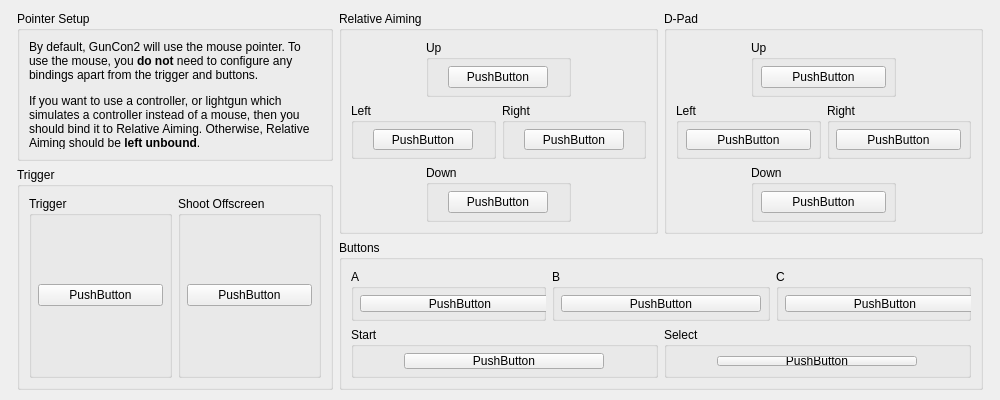
<?xml version="1.0" encoding="UTF-8"?>
<ui version="4.0">
 <class>USBBindingWidget_GunCon2</class>
 <widget class="QWidget" name="USBBindingWidget_GunCon2">
  <property name="geometry">
   <rect>
    <x>0</x>
    <y>0</y>
    <width>1000</width>
    <height>400</height>
   </rect>
  </property>
  <property name="sizePolicy">
   <sizepolicy hsizetype="MinimumExpanding" vsizetype="Preferred">
    <horstretch>0</horstretch>
    <verstretch>0</verstretch>
   </sizepolicy>
  </property>
  <property name="minimumSize">
   <size>
    <width>1000</width>
    <height>400</height>
   </size>
  </property>
  <layout class="QGridLayout" name="gridLayout_16">
   <item row="2" column="2" colspan="2">
    <widget class="QGroupBox" name="groupBox_16">
     <property name="title">
      <string>Buttons</string>
     </property>
     <layout class="QGridLayout" name="gridLayout_10">
      <item row="0" column="0">
       <widget class="QGroupBox" name="groupBox_19">
        <property name="title">
         <string>A</string>
        </property>
        <layout class="QGridLayout" name="gridLayout_19">
         <property name="leftMargin">
          <number>6</number>
         </property>
         <property name="topMargin">
          <number>6</number>
         </property>
         <property name="rightMargin">
          <number>6</number>
         </property>
         <property name="bottomMargin">
          <number>6</number>
         </property>
         <item row="0" column="0">
          <widget class="InputBindingWidget" name="A">
           <property name="minimumSize">
            <size>
             <width>200</width>
             <height>0</height>
            </size>
           </property>
           <property name="maximumSize">
            <size>
             <width>200</width>
             <height>16777215</height>
            </size>
           </property>
           <property name="text">
            <string notr="true">PushButton</string>
           </property>
          </widget>
         </item>
        </layout>
       </widget>
      </item>
      <item row="0" column="3">
       <widget class="QGroupBox" name="groupBox_20">
        <property name="title">
         <string>C</string>
        </property>
        <layout class="QGridLayout" name="gridLayout_20">
         <property name="leftMargin">
          <number>6</number>
         </property>
         <property name="topMargin">
          <number>6</number>
         </property>
         <property name="rightMargin">
          <number>6</number>
         </property>
         <property name="bottomMargin">
          <number>6</number>
         </property>
         <item row="0" column="0">
          <widget class="InputBindingWidget" name="C">
           <property name="minimumSize">
            <size>
             <width>200</width>
             <height>0</height>
            </size>
           </property>
           <property name="maximumSize">
            <size>
             <width>200</width>
             <height>16777215</height>
            </size>
           </property>
           <property name="text">
            <string notr="true">PushButton</string>
           </property>
          </widget>
         </item>
        </layout>
       </widget>
      </item>
      <item row="1" column="0" colspan="2">
       <widget class="QGroupBox" name="groupBox_23">
        <property name="title">
         <string>Start</string>
        </property>
        <layout class="QGridLayout" name="gridLayout_23">
         <property name="leftMargin">
          <number>6</number>
         </property>
         <property name="topMargin">
          <number>6</number>
         </property>
         <property name="rightMargin">
          <number>6</number>
         </property>
         <property name="bottomMargin">
          <number>6</number>
         </property>
         <item row="0" column="0">
          <widget class="InputBindingWidget" name="Start">
           <property name="sizePolicy">
            <sizepolicy hsizetype="Expanding" vsizetype="Fixed">
             <horstretch>0</horstretch>
             <verstretch>0</verstretch>
            </sizepolicy>
           </property>
           <property name="minimumSize">
            <size>
             <width>200</width>
             <height>0</height>
            </size>
           </property>
           <property name="maximumSize">
            <size>
             <width>200</width>
             <height>16777215</height>
            </size>
           </property>
           <property name="text">
            <string notr="true">PushButton</string>
           </property>
          </widget>
         </item>
        </layout>
       </widget>
      </item>
      <item row="1" column="2" colspan="2">
       <widget class="QGroupBox" name="groupBox_35">
        <property name="title">
         <string>Select</string>
        </property>
        <layout class="QGridLayout" name="gridLayout_35">
         <item row="0" column="0">
          <widget class="InputBindingWidget" name="Select">
           <property name="sizePolicy">
            <sizepolicy hsizetype="Expanding" vsizetype="Fixed">
             <horstretch>0</horstretch>
             <verstretch>0</verstretch>
            </sizepolicy>
           </property>
           <property name="minimumSize">
            <size>
             <width>200</width>
             <height>0</height>
            </size>
           </property>
           <property name="maximumSize">
            <size>
             <width>200</width>
             <height>16777215</height>
            </size>
           </property>
           <property name="text">
            <string notr="true">PushButton</string>
           </property>
          </widget>
         </item>
        </layout>
       </widget>
      </item>
      <item row="0" column="1" colspan="2">
       <widget class="QGroupBox" name="groupBox_18">
        <property name="title">
         <string>B</string>
        </property>
        <layout class="QGridLayout" name="gridLayout_18">
         <property name="leftMargin">
          <number>6</number>
         </property>
         <property name="topMargin">
          <number>6</number>
         </property>
         <property name="rightMargin">
          <number>6</number>
         </property>
         <property name="bottomMargin">
          <number>6</number>
         </property>
         <item row="0" column="0">
          <widget class="InputBindingWidget" name="B">
           <property name="minimumSize">
            <size>
             <width>200</width>
             <height>0</height>
            </size>
           </property>
           <property name="maximumSize">
            <size>
             <width>200</width>
             <height>16777215</height>
            </size>
           </property>
           <property name="text">
            <string notr="true">PushButton</string>
           </property>
          </widget>
         </item>
        </layout>
       </widget>
      </item>
     </layout>
    </widget>
   </item>
   <item row="0" column="3" rowspan="2">
    <widget class="QGroupBox" name="groupBox">
     <property name="title">
      <string>D-Pad</string>
     </property>
     <layout class="QGridLayout" name="gridLayout_5">
      <item row="3" column="1" colspan="2">
       <widget class="QGroupBox" name="groupBox_5">
        <property name="title">
         <string>Down</string>
        </property>
        <layout class="QGridLayout" name="gridLayout_4">
         <property name="leftMargin">
          <number>6</number>
         </property>
         <property name="topMargin">
          <number>6</number>
         </property>
         <property name="rightMargin">
          <number>6</number>
         </property>
         <property name="bottomMargin">
          <number>6</number>
         </property>
         <item row="0" column="0">
          <widget class="InputBindingWidget" name="Down">
           <property name="minimumSize">
            <size>
             <width>125</width>
             <height>0</height>
            </size>
           </property>
           <property name="maximumSize">
            <size>
             <width>125</width>
             <height>16777215</height>
            </size>
           </property>
           <property name="text">
            <string notr="true">PushButton</string>
           </property>
          </widget>
         </item>
        </layout>
       </widget>
      </item>
      <item row="2" column="0" colspan="2">
       <widget class="QGroupBox" name="groupBox_3">
        <property name="title">
         <string>Left</string>
        </property>
        <layout class="QGridLayout" name="gridLayout_2">
         <property name="leftMargin">
          <number>6</number>
         </property>
         <property name="topMargin">
          <number>6</number>
         </property>
         <property name="rightMargin">
          <number>6</number>
         </property>
         <property name="bottomMargin">
          <number>6</number>
         </property>
         <item row="0" column="0">
          <widget class="InputBindingWidget" name="Left">
           <property name="minimumSize">
            <size>
             <width>125</width>
             <height>0</height>
            </size>
           </property>
           <property name="maximumSize">
            <size>
             <width>125</width>
             <height>16777215</height>
            </size>
           </property>
           <property name="text">
            <string notr="true">PushButton</string>
           </property>
          </widget>
         </item>
        </layout>
       </widget>
      </item>
      <item row="0" column="1" colspan="2">
       <widget class="QGroupBox" name="groupBox_2">
        <property name="title">
         <string>Up</string>
        </property>
        <layout class="QGridLayout" name="gridLayout">
         <property name="leftMargin">
          <number>6</number>
         </property>
         <property name="topMargin">
          <number>6</number>
         </property>
         <property name="rightMargin">
          <number>6</number>
         </property>
         <property name="bottomMargin">
          <number>6</number>
         </property>
         <item row="0" column="0">
          <widget class="InputBindingWidget" name="Up">
           <property name="minimumSize">
            <size>
             <width>125</width>
             <height>0</height>
            </size>
           </property>
           <property name="maximumSize">
            <size>
             <width>125</width>
             <height>16777215</height>
            </size>
           </property>
           <property name="text">
            <string notr="true">PushButton</string>
           </property>
          </widget>
         </item>
        </layout>
       </widget>
      </item>
      <item row="2" column="2" colspan="2">
       <widget class="QGroupBox" name="groupBox_4">
        <property name="title">
         <string>Right</string>
        </property>
        <layout class="QGridLayout" name="gridLayout_3">
         <property name="leftMargin">
          <number>6</number>
         </property>
         <property name="topMargin">
          <number>6</number>
         </property>
         <property name="rightMargin">
          <number>6</number>
         </property>
         <property name="bottomMargin">
          <number>6</number>
         </property>
         <item row="0" column="0">
          <widget class="InputBindingWidget" name="Right">
           <property name="minimumSize">
            <size>
             <width>125</width>
             <height>0</height>
            </size>
           </property>
           <property name="maximumSize">
            <size>
             <width>125</width>
             <height>16777215</height>
            </size>
           </property>
           <property name="text">
            <string notr="true">PushButton</string>
           </property>
          </widget>
         </item>
        </layout>
       </widget>
      </item>
     </layout>
    </widget>
   </item>
   <item row="0" column="1">
    <widget class="QGroupBox" name="groupBox_15">
     <property name="title">
      <string>Pointer Setup</string>
     </property>
     <layout class="QVBoxLayout" name="verticalLayout">
      <item>
       <widget class="QLabel" name="label_2">
        <property name="text">
         <string>&lt;p&gt;By default, GunCon2 will use the mouse pointer. To use the mouse, you &lt;strong&gt;do not&lt;/strong&gt; need to configure any bindings apart from the trigger and buttons.&lt;/p&gt;

&lt;p&gt;If you want to use a controller, or lightgun which simulates a controller instead of a mouse, then you should bind it to Relative Aiming. Otherwise, Relative Aiming should be &lt;strong&gt;left unbound&lt;/strong&gt;.&lt;/p&gt;</string>
        </property>
        <property name="alignment">
         <set>Qt::AlignmentFlag::AlignLeading|Qt::AlignmentFlag::AlignLeft|Qt::AlignmentFlag::AlignTop</set>
        </property>
        <property name="wordWrap">
         <bool>true</bool>
        </property>
       </widget>
      </item>
     </layout>
    </widget>
   </item>
   <item row="0" column="4" rowspan="3">
    <spacer name="horizontalSpacer">
     <property name="orientation">
      <enum>Qt::Orientation::Horizontal</enum>
     </property>
     <property name="sizeHint" stdset="0">
      <size>
       <width>40</width>
       <height>20</height>
      </size>
     </property>
    </spacer>
   </item>
   <item row="0" column="0" rowspan="3">
    <spacer name="horizontalSpacer_2">
     <property name="orientation">
      <enum>Qt::Orientation::Horizontal</enum>
     </property>
     <property name="sizeHint" stdset="0">
      <size>
       <width>40</width>
       <height>20</height>
      </size>
     </property>
    </spacer>
   </item>
   <item row="0" column="2" rowspan="2">
    <widget class="QGroupBox" name="groupBox_10">
     <property name="title">
      <string extracomment="Try to use Sony's official terminology for this. A good place to start would be in the console or the DualShock 2's manual. If this element was officially translated to your language by Sony in later DualShocks, you may use that term.">Relative Aiming</string>
     </property>
     <layout class="QGridLayout" name="gridLayout_11">
      <item row="3" column="1" colspan="2">
       <widget class="QGroupBox" name="groupBox_11">
        <property name="title">
         <string>Down</string>
        </property>
        <layout class="QGridLayout" name="gridLayout_12">
         <property name="leftMargin">
          <number>6</number>
         </property>
         <property name="topMargin">
          <number>6</number>
         </property>
         <property name="rightMargin">
          <number>6</number>
         </property>
         <property name="bottomMargin">
          <number>6</number>
         </property>
         <item row="0" column="0">
          <widget class="InputBindingWidget" name="RelativeDown">
           <property name="minimumSize">
            <size>
             <width>100</width>
             <height>0</height>
            </size>
           </property>
           <property name="maximumSize">
            <size>
             <width>100</width>
             <height>16777215</height>
            </size>
           </property>
           <property name="text">
            <string notr="true">PushButton</string>
           </property>
          </widget>
         </item>
        </layout>
       </widget>
      </item>
      <item row="2" column="0" colspan="2">
       <widget class="QGroupBox" name="groupBox_12">
        <property name="title">
         <string>Left</string>
        </property>
        <layout class="QGridLayout" name="gridLayout_13">
         <property name="leftMargin">
          <number>6</number>
         </property>
         <property name="topMargin">
          <number>6</number>
         </property>
         <property name="rightMargin">
          <number>6</number>
         </property>
         <property name="bottomMargin">
          <number>6</number>
         </property>
         <item row="0" column="0">
          <widget class="InputBindingWidget" name="RelativeLeft">
           <property name="minimumSize">
            <size>
             <width>100</width>
             <height>0</height>
            </size>
           </property>
           <property name="maximumSize">
            <size>
             <width>100</width>
             <height>16777215</height>
            </size>
           </property>
           <property name="text">
            <string notr="true">PushButton</string>
           </property>
          </widget>
         </item>
        </layout>
       </widget>
      </item>
      <item row="0" column="1" colspan="2">
       <widget class="QGroupBox" name="groupBox_13">
        <property name="title">
         <string>Up</string>
        </property>
        <layout class="QGridLayout" name="gridLayout_14">
         <property name="leftMargin">
          <number>6</number>
         </property>
         <property name="topMargin">
          <number>6</number>
         </property>
         <property name="rightMargin">
          <number>6</number>
         </property>
         <property name="bottomMargin">
          <number>6</number>
         </property>
         <item row="0" column="0">
          <widget class="InputBindingWidget" name="RelativeUp">
           <property name="minimumSize">
            <size>
             <width>100</width>
             <height>0</height>
            </size>
           </property>
           <property name="maximumSize">
            <size>
             <width>100</width>
             <height>16777215</height>
            </size>
           </property>
           <property name="text">
            <string notr="true">PushButton</string>
           </property>
          </widget>
         </item>
        </layout>
       </widget>
      </item>
      <item row="2" column="2" colspan="2">
       <widget class="QGroupBox" name="groupBox_14">
        <property name="title">
         <string>Right</string>
        </property>
        <layout class="QGridLayout" name="gridLayout_15">
         <property name="leftMargin">
          <number>6</number>
         </property>
         <property name="topMargin">
          <number>6</number>
         </property>
         <property name="rightMargin">
          <number>6</number>
         </property>
         <property name="bottomMargin">
          <number>6</number>
         </property>
         <item row="0" column="0">
          <widget class="InputBindingWidget" name="RelativeRight">
           <property name="minimumSize">
            <size>
             <width>100</width>
             <height>0</height>
            </size>
           </property>
           <property name="maximumSize">
            <size>
             <width>100</width>
             <height>16777215</height>
            </size>
           </property>
           <property name="text">
            <string notr="true">PushButton</string>
           </property>
          </widget>
         </item>
        </layout>
       </widget>
      </item>
     </layout>
    </widget>
   </item>
   <item row="1" column="1" rowspan="2">
    <widget class="QGroupBox" name="groupBox_6">
     <property name="title">
      <string>Trigger</string>
     </property>
     <layout class="QGridLayout" name="gridLayout_9">
      <item row="0" column="0">
       <widget class="QGroupBox" name="groupBox_7">
        <property name="title">
         <string>Trigger</string>
        </property>
        <layout class="QGridLayout" name="gridLayout_6">
         <property name="leftMargin">
          <number>6</number>
         </property>
         <property name="topMargin">
          <number>6</number>
         </property>
         <property name="rightMargin">
          <number>6</number>
         </property>
         <property name="bottomMargin">
          <number>6</number>
         </property>
         <item row="0" column="0">
          <widget class="InputBindingWidget" name="Trigger">
           <property name="minimumSize">
            <size>
             <width>125</width>
             <height>0</height>
            </size>
           </property>
           <property name="maximumSize">
            <size>
             <width>125</width>
             <height>16777215</height>
            </size>
           </property>
           <property name="text">
            <string notr="true">PushButton</string>
           </property>
          </widget>
         </item>
        </layout>
       </widget>
      </item>
      <item row="0" column="1">
       <widget class="QGroupBox" name="groupBox_8">
        <property name="title">
         <string>Shoot Offscreen</string>
        </property>
        <layout class="QGridLayout" name="gridLayout_7">
         <property name="leftMargin">
          <number>6</number>
         </property>
         <property name="topMargin">
          <number>6</number>
         </property>
         <property name="rightMargin">
          <number>6</number>
         </property>
         <property name="bottomMargin">
          <number>6</number>
         </property>
         <item row="0" column="0">
          <widget class="InputBindingWidget" name="ShootOffscreen">
           <property name="minimumSize">
            <size>
             <width>125</width>
             <height>0</height>
            </size>
           </property>
           <property name="maximumSize">
            <size>
             <width>125</width>
             <height>16777215</height>
            </size>
           </property>
           <property name="text">
            <string notr="true">PushButton</string>
           </property>
          </widget>
         </item>
        </layout>
       </widget>
      </item>
     </layout>
    </widget>
   </item>
   <item row="3" column="0" colspan="5">
    <spacer name="verticalSpacer">
     <property name="orientation">
      <enum>Qt::Orientation::Vertical</enum>
     </property>
     <property name="sizeHint" stdset="0">
      <size>
       <width>20</width>
       <height>40</height>
      </size>
     </property>
    </spacer>
   </item>
  </layout>
 </widget>
 <customwidgets>
  <customwidget>
   <class>InputBindingWidget</class>
   <extends>QPushButton</extends>
   <header>Settings/InputBindingWidget.h</header>
  </customwidget>
 </customwidgets>
 <tabstops>
  <tabstop>Trigger</tabstop>
  <tabstop>ShootOffscreen</tabstop>
  <tabstop>Recalibrate</tabstop>
  <tabstop>RelativeUp</tabstop>
  <tabstop>RelativeDown</tabstop>
  <tabstop>RelativeLeft</tabstop>
  <tabstop>RelativeRight</tabstop>
  <tabstop>Up</tabstop>
  <tabstop>Down</tabstop>
  <tabstop>Left</tabstop>
  <tabstop>Right</tabstop>
  <tabstop>A</tabstop>
  <tabstop>B</tabstop>
  <tabstop>C</tabstop>
  <tabstop>Start</tabstop>
  <tabstop>Select</tabstop>
 </tabstops>
 <resources>
  <include location="../resources/resources.qrc"/>
 </resources>
 <connections/>
</ui>
